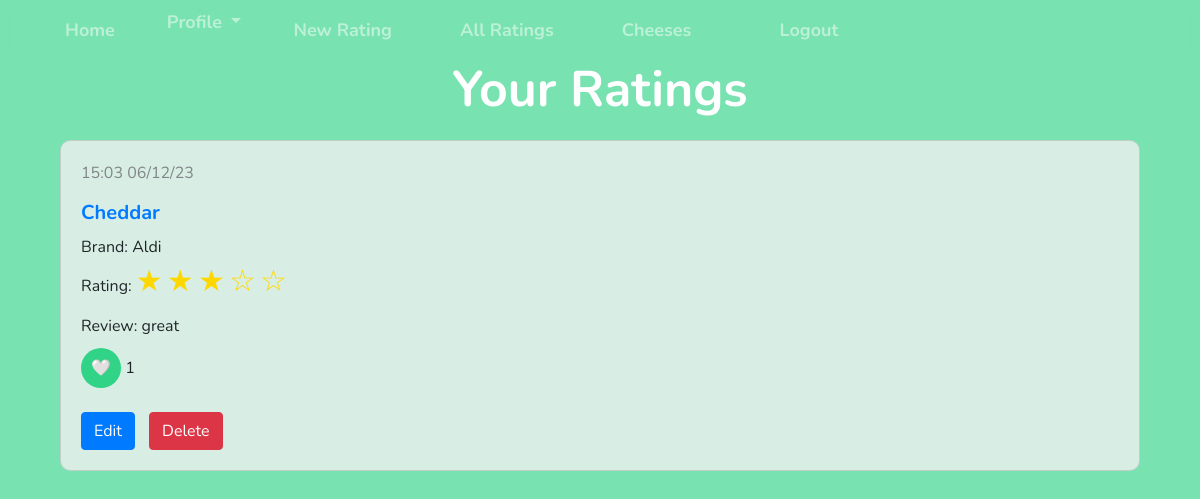
Page /user_profile (signed in) on the committed database.
### app/models.py (models this page shows, shortened)
class Cheese(db.Model):
    id = db.Column(db.Integer, primary_key=True)
    name = db.Column(db.String(64), index=True, unique=False)

class Review(db.Model):
    id = db.Column(db.Integer, primary_key=True)
    cheese_id = db.Column(db.Integer, db.ForeignKey('cheese.id'))
    user_id = db.Column(db.Integer, db.ForeignKey('user.id'))
    date = db.Column(db.DateTime, index=True)
    brand = db.Column(db.String(50))
    review = db.Column(db.String(500))
    rating = db.Column(db.Integer)
    likes = db.Column(db.Integer, default=0)

### app/ratings.py (the view)
@ratings.route('/user_profile')
@login_required
def user_profile():
    reviews_original = Review.query.filter_by(user_id=current_user.id).all()
    reviews = []
    for entry in reviews_original:
        review = {}
        review['id']=entry.id
        review['date'] = entry.date.strftime("%H:%M %d/%m/%y")
        review['cheese'] = Cheese.query.filter_by(id=entry.cheese_id).first().name
        review['brand'] = entry.brand
        review['rating'] = entry.rating
        review['review'] = entry.review
        review['likes'] = entry.likes
        reviews.append(review)
    return render_template('user_profile.html',  reviews=reviews)

### app/__init__.py (called while the page is built)
@login_manager.user_loader
def load_user(user_id):
    return User.query.get(int(user_id))

@app.before_request
def initial_setup():
    filename = app.static_folder + '/cheeses.txt'
    get_cheeses(filename)

### app/get_cheeses.py (called while the page is built)
def get_cheeses(filename):
    with open(filename, 'r') as file:
        cheeses = file.readlines()
        for cheese_name in cheeses:
            cheese_name = cheese_name.strip()
            existing_cheese = Cheese.query.filter_by(name=cheese_name).first()
            if not existing_cheese:
                cheese = Cheese(name=cheese_name)
                db.session.add(cheese)
        db.session.commit()

### app/templates/user_profile.html (shortened to what this page needs)
{% extends "base.html" %}
{% block content %}
<div class="container">
    <h1 class="page-title">Your Ratings</h1>
    <div class="container-fluid">
        <div class="row">
            <div class="col-12">
                {% for review in reviews %}
                <div class="card" data-id="{{ review.id }}">
                    <div class="card-body">
                        <p class="card-text-datetime">{{ review.date }}</p>
                        <h6 class="card-text-cheese"><a href="{{ url_for ('cheeses.cheese_profile', cheese=review.cheese.lower().replace(' ', '-')) }}">{{ review.cheese }}</a></h6>
                        <p class="card-text-brand">Brand: {{ review.brand }}</p>
                        <p class="card-text">Rating:
                            {% for i in range(review.rating) %}
                            <span class="review-stars">&#9733;</span>
                            {% endfor %}
                            {% for i in range(5 - review.rating) %}
                            <span class="review-stars">&#9734;</span>
                        {% endfor %}
                        <p class="card-text">Review: {{ review.review }}</p>
                        <button class="like-button" review-id="{{ review.id }}">
                            &#129293;
                        </button>
                        <span id="likes-{{ review.id }}">{{ review.likes }}</span><br><br>
                        <td> <button type="button" class="btn btn-primary edit-review-button">Edit</button> </td>
                        <td><button type="button" class="btn btn-danger delete-review-button">Delete</button></td>
                    </div>
                </div>
                {% endfor %}
            </div>
        </div>
    </div>
</div>
{% endblock %}

### app/static/formatting.css (style rules this page uses)
.page-title { color: #ffffff; font-size: 50px; text-align: center; font-weight: bold; margin-bottom: 20px; }
.card { background-color: rgba(240, 240, 240, 0.8); backdrop-filter: blur(5px); border-radius: 10px; margin-bottom: 20px; }
.card-body { padding: 20px; }
.card-text { margin-bottom: 10px; }
.card-text-datetime { color: #818589; }
.card-text-cheese { font-size: 20px; font-weight:bold; margin-bottom: 10px; }
.card-text-brand { margin-bottom: 0px; }
.review-stars { color: gold; font-size: 30px; }
.edit-review-button, .delete-review-button { margin-right: 10px; }
.like-button { width: 40px; height: 40px; border-radius: 50%; background-color: #31d386; border: none; cursor: pointer; align-items: center; }
body { background-color: #78e2b0; font-family: 'Nunito'; font-size: 16px; }

### rows in the picture
Cheese: cheese "Cheddar"
Review: brand "Aldi", review "great"

### other values in the picture
{{ review.date }} "15:03 06/12/23"
{{ review.likes }} "1"
